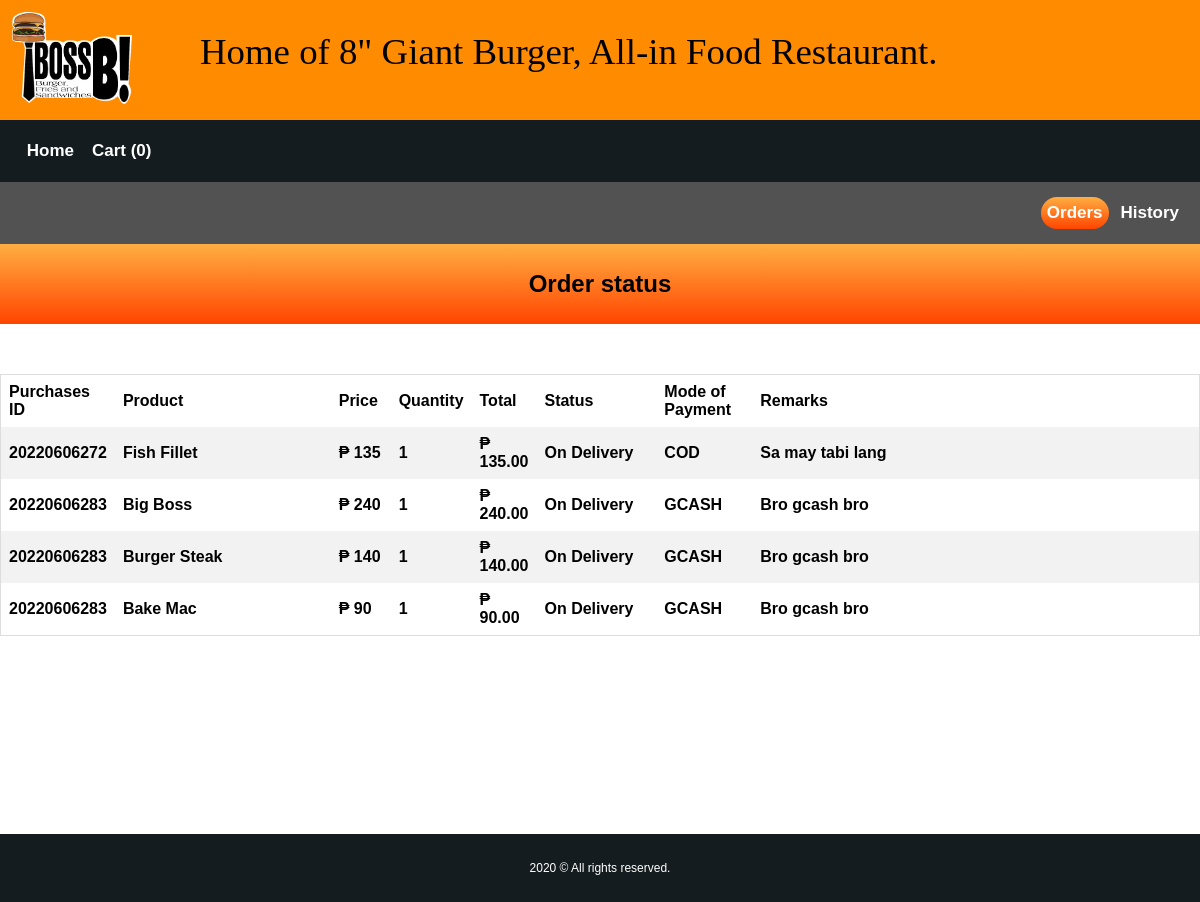
Page /user/pending.php (signed in) on the committed database.
### tables this page shows
CREATE TABLE `cart` (
  `ID` int(11) NOT NULL,
  `C_ID` int(11) NOT NULL,
  `PROD_ID` varchar(100) NOT NULL,
  `qty` int(11) NOT NULL,
  `total` decimal(10,2) NOT NULL,
  `date_added` varchar(100) NOT NULL,
  `mop` varchar(60) NOT NULL,
  `status` varchar(100) NOT NULL,
  `ordercode` varchar(100) NOT NULL,
  `price` int(11) NOT NULL,
  `Cust_Notes` varchar(255) NOT NULL
);

### user/pending.php (the view, shortened to what this page needs)
<?php include ('../dbase/dbaseconnection.php');?>
<!DOCTYPE html>
<html>
<head>
	<link rel="stylesheet" href="https://cdnjs.cloudflare.com/ajax/libs/font-awesome/4.7.0/css/font-awesome.min.css">
</head>
<body>
<div class="row">
<div class="header12">
	<p>Home of 8" Giant Burger, All-in Food Restaurant.</p>
	<a href="c_dashboard.php" class="logo"><img src="../icons/logo.png" alt="Logo" width="120px"></a>
</div>
</div>
<div class="topnav" id="myTopnav">
	<?php
	  $id_no=$_SESSION['SESS_MEMBER_ID'];
	  $query2=mysqli_query($conn,"select * from cart where C_ID='$id_no' and status='Pending'")or die(mysqli_error($conn));
	  $count=mysqli_num_rows($query2);
	?>
      <a href="c_dashboard.php">Home</a>
      <a class="active" href="cart.php">Cart (<?php echo $count; ?>)</a>
</div>
<div class="topnav" id="myTopnav" style="background-color:#525252;">
  <a class="history" href="history.php" style="float: right;">History</a>
  <a class="orders" href="pending.php" style="float: right;" autofocus="autofocus">Orders</a>
</div>
</body>
</html>
<!DOCTYPE html>
<html>
<head>
</head>
<body >
</head>
<body>
<div class="row1">
<div class="header1">
	<h1>Order status</h1>
</div>
</div>
<div class="row2">
</head>
<body>
<div style="overflow-x:auto; margin-top:50px;">
<table>
	<tr>
		<th width='7%'>Purchases ID</th>
		<th width='18%'>Product</th>
	  <th width='5%'>Price</th>
		<th width='5%'>Quantity</th>
		<th width='5%'>Total</th>
		<th width='10%'>Status</th>
    <th width='8%'>Mode of Payment</th>
    <th>Remarks</th>
	</tr>
<?php
		$id=$_SESSION['SESS_MEMBER_ID'];
		$query=mysqli_query($conn,"select * from cart where C_ID='$id' and status='Approved' or status='On Delivery' or status='Waiting for Approval' order by ID")or die(mysqli_error($conn));
		while($row=mysqli_fetch_array($query)){
    $total =+ $row['total'];
?>
  <tr>
      <th><?php echo $row['ordercode'];?></th>
      <th><?php echo $row['PROD_ID'];?></th>
      <th>&#8369; <?php echo $row['price'];?></th>
      <th><?php echo $row['qty'];?></th>
	    <th>&#8369; <?php echo number_format($total,2);?></th>
	    <th><?php echo $row['status'];?></th>
      <th><?php echo $row['mop'];?></th>
      <th><?php echo $row['Cust_Notes'];?></th>
  </tr>
  <?php
  }
  ?>
</table>
<br><br>
</div>
</div>
<br><br><br><br><br><br><br><br><br>
<div class="footer">
  <p>2020 © All rights reserved.</p>
</div>
</body>
</html>

### user/pending.php (style rules this page uses)
body { margin: 0; font-family: Arial, Helvetica, sans-serif; background-color: white; }
.header12 { background: white; color: white; }
.header12 a { float: left; color: black; text-align: center; padding: 12px; text-decoration: none; font-size: 18px; line-height: 25px; border-radius: 4px; }
.header12 p { font-size: 2.3em; font-family: 'Gabriola'; color:black; margin-left:200px; margin-top:30px; position:absolute; }
.header12 a.logo { font-size: 25px; font-weight: bold; }
body { margin: 0; font-family: Arial, Helvetica, sans-serif; }
.topnav { overflow: hidden; background-color:#151c1f; padding:15px; }
.topnav a { float: left; display: block; color: white; font-weight: bold; text-align: center; margin-left: .5%; padding: 6px; text-decoration: none; font-size: 17px; border-radius:100px; }
.topnav a.active { background-color:none; color: white; float: left; }
.topnav a.orders { background-image: linear-gradient(#ffae42, #ff4500); color: white; float:left; }
* { box-sizing: border-box; }
.row::after { content: ""; clear: both; display: table; }
.row { background-color:#FF8C00; }
.row1 { background-color:white; }
.row2 { background-color:white; }
html { font-family: "Lucida Sans", sans-serif; }
.footer { background-color: #151c1f; color: #ffffff; text-align: center; font-size: 12px; padding: 15px; }
.header1 { padding: 10px; text-align: center; background-image: linear-gradient(#ffae42, #ff4500); color: black; font-size: 12px; }
table { border-collapse: collapse; border-spacing: 0; width: 100%; justify-items: center; border: 1px solid #ddd; }
th, td { text-align: left; padding: 8px; }
tr:nth-child(even) { background-color: #f2f2f2 }

### rows in the picture
cart: ordercode "20220606272", PROD_ID "Fish Fillet", price "135", qty "1", total "135.00", status "On Delivery", mop "COD", Cust_Notes "Sa may tabi lang"
cart: ordercode "20220606283", PROD_ID "Big Boss", price "240", qty "1", total "240.00", status "On Delivery", mop "GCASH", Cust_Notes "Bro gcash bro"
cart: ordercode "20220606283", PROD_ID "Burger Steak", price "140", qty "1", total "140.00", status "On Delivery", mop "GCASH", Cust_Notes "Bro gcash bro"
cart: ordercode "20220606283", PROD_ID "Bake Mac", price "90", qty "1", total "90.00", status "On Delivery", mop "GCASH", Cust_Notes "Bro gcash bro"

### other values in the picture
$count "0"
